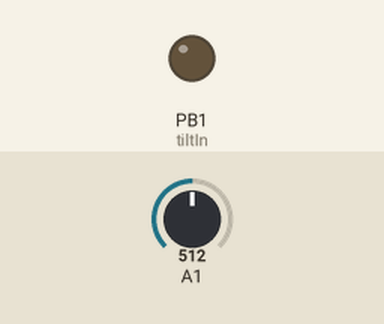
Bench run of a sketch on a simulated ATtiny85, built with avr-gcc and run on an emulated ATtiny85. Parts: output pins drawn as LEDs (lit = HIGH). The test bench sets the inputs (shaded band); at power-on: A1 = 512.

Above: at 1.2 s.
1.3 s: A1 set to 0
4.3 s: A1 set to 25
At 5.01 s:
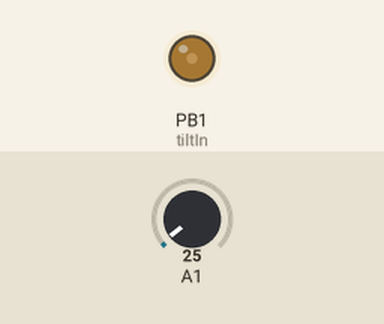
7.3 s: A1 set to 30
Timing chart, 0 to 22.2 s (numbered marks = the images above; inputs shaded):
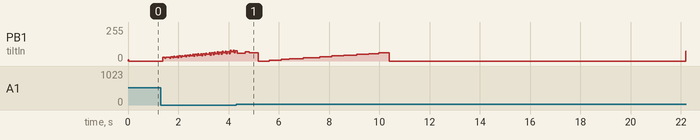

The sketch:

RainbowStrobe.ino
```cpp
/*
 vim:ft=c:expandtab:nocindent:ts=2:sw=2
  this sketch is the first attempt at using a timer to strobe a rainbow on the trinket
  it works by setting the interval to a mapped reading of the accelerometer
 */
// Input
const int tiltIn = 1;
const int tempIn = 3;
int tilt;

const int redPin = 1;
byte intensity = 0;
boolean isOn = true;
byte interval = 255;
void setup() {
  TCCR1 |= (1<<CTC1);
  TIMSK |= 1<<OCIE1A;

  //TCCR1 |= (1<<CS13) | (1<<CS12) ;//| (1<<CS11) |(1<<CS10);
  TCCR1 |= (1<<CS13) | (1<<CS11) |(1<<CS10);
  sei();
  pinMode(redPin, OUTPUT);
  analogWrite(redPin, 8);
}

ISR(TIMER1_COMPA_vect) {
  //PINB |= 1<<PB1;
  //DDRB ^= (1<<PB1);
  if (isOn) {
    analogWrite(redPin, intensity);
    OCR1C=40;
    isOn = false;
  }
  else {
    digitalWrite(redPin,LOW);
    OCR1C=interval;
    isOn=true;
  }
}

void loop() {
  //analogWrite(redPin,intensity);

  intensity ++;
//  interval ++;
  delay(20);
  tilt = analogRead(tiltIn);   //take tilt
  //interval = map(tilt, 298, 331, 0, 255);
  interval = map(tilt, 141, 341, 0, 255);

  //delay(2000);
  //digitalWrite(redPin,LOW);
  //delay(1000);
  //analogWrite(redPin,8);
  //while(true){;}

  //  delay(100);
  //  pinMode(redPin, INPUT);
  //  delay(100);
  //  pinMode(redPin, OUTPUT);
}
```
